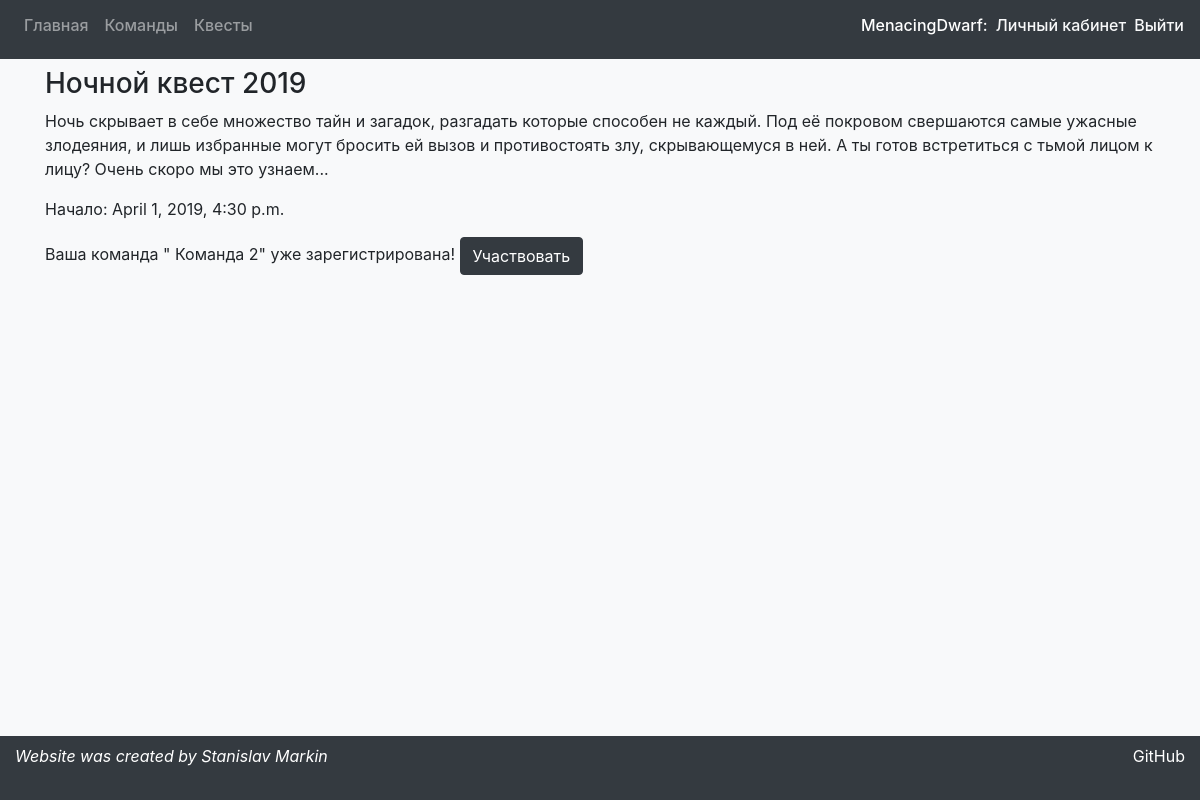
The app's page /quests/9 (signed in) with its own data.
### preparationApp/models.py (models this page shows, shortened)
class Quest(models.Model):
    title = models.CharField(max_length=30)
    start_date = models.DateTimeField()
    description = models.TextField()
    owner = models.ForeignKey(User, models.CASCADE)

class Team(models.Model):
    captain = models.ForeignKey(User, models.CASCADE, default=1)
    members = models.ManyToManyField(User, related_name='teams')
    title = models.CharField(max_length=30)

### preparationApp/views.py (the view)
# urls.py: path('quests/<int:quest_id>', views.quest_info, name='quest_info'),
def quest_info(request, quest_id):
    args = make_args(request)
    args['quest'] = models.Quest.objects.get(id=quest_id)
    args['teams'] = list(filter(lambda t: User.objects.get(username=request.user.username) == t.captain,
                                models.Team.objects.all()))
    args['requests'] = list(filter(lambda r: models.Quest.objects.get(id=quest_id) == r.quest,
                                   models.Request.objects.all()))
    reg_teams = list(
        filter(lambda m: get_user(request.user.username) in m.team.members.all() and m.quest == args['quest'],
               Member.objects.all()))
    if not reg_teams:
        args['registered'] = False
    else:
        args['registered'] = reg_teams[0].team.title
    return render(request, 'preparationApp/questInfoPage.html', args)

### preparationApp/views.py (called while the page is built)
def get_user(name):
    return User.objects.get(username=name)

def make_args(request):
    args = {'message': 'none'}
    if request.session.get('message'):
        args['message'] = request.session.get('message')
        request.session.pop('message')
    return args

### preparationApp/templates/preparationApp/questInfoPage.html (shortened to what this page needs)
{% extends 'preparationApp/mainWrapper.html' %}
{% block content %}
    <h3>{{ quest.title }}</h3>
    <p>{{ quest.description }}</p>
    <p>Начало: {{ quest.start_date }}</p>
    {% if quest.owner.username != user.username %}
        {% if registered == False %}
            <h5>Подать заявку:</h5>
            <form action="/quests/request" method="post">{% csrf_token %}
                <input type="hidden" name="id" value="{{ quest.id }}">
                <label for="team-select">Выберете команду</label>
                <select class="form-control w-50 mb-2" name="team" id="team-select">
                    {% for team in teams %}
                        <option value="{{ team.id }}">{{ team.title }}</option>
                    {% endfor %}
                </select>
                <input type="submit" class="btn btn-success mb-2" value="Отправить">
            </form>
        {% else %}
            Ваша команда "{{ registered }}" уже зарегистрирована!
            <a class="btn btn-dark" href="/quest/{{ quest.id }}">Участвовать</a>
        {% endif %}
    {% endif %}
{% endblock %}

### preparationApp/templates/preparationApp/mainWrapper.html (shortened to what this page needs)
<!DOCTYPE html>
<html lang="en">
<head>
    {% load staticfiles %}
    <link rel="stylesheet" href="{% static 'bootstrap/css/bootstrap.css' %}" type="text/css">
    {% load staticfiles %}
</head>
<body class="bg-light">
    <nav class="navbar navbar-expand-lg navbar-dark bg-dark mb-2">
        <div class="collapse navbar-collapse">
            <ul class="navbar-nav">
                <li class="nav-item"><a class="nav-link h6" href="/">Главная</a></li>
                <li class="nav-item"><a class="nav-link h6" href="/teams">Команды</a></li>
                <li class="nav-item"><a class="nav-link h6" href="/quests">Квесты</a></li>
            </ul>
        </div>
        {% if user.is_authenticated %}
            <span class="h6 text-white float-right mr-2">{{ user.username }}: </span>
            <a class="text-light mr-2 h6 float-right" href="/personal">Личный кабинет</a></li>
            <a class="text-light h6 float-right" href="/logout/">Выйти</a></li>
        {% else %}
            <a class="text-light mr-2 h6 float-right" href="/login">Войти</a></li>
            <a class="text-light h6 float-right" href="/register">Регистрация</a></li>
        {% endif %}
    </nav>
    <div style="margin-bottom: 5rem" class="container">
    {% block content %}
    {% endblock %}
    </div>
    <footer style="height: 4rem;" class="container-fluid fixed-bottom bg-dark text-white pt-2">
		<div class="float-left font-italic ">
			Website was created by Stanislav Markin
		</div>
        <a target="_blank" href="https://github.com/MenacingDwarf/NightQuest" class=" text-white float-right">GitHub</a>
	</footer>
</body>
</html>

### records on screen
Quest: title "Ночной квест 2019", description "Ночь скрывает в себе множество тайн и загадок, разгадать которые способен не каждый. Под её покровом свершаются самые ужасные злодеяния, и лишь избранные могут бросить ей вызов и противостоять злу, скрывающемуся в ней. А ты готов встретиться с тьмой лицом к лицу? Очень скоро мы это узнаем...", start_date "April 1, 2019, 4:30 p.m."
Team: title "Команда 2"

### other values on screen
{{ user.username }} "MenacingDwarf"
